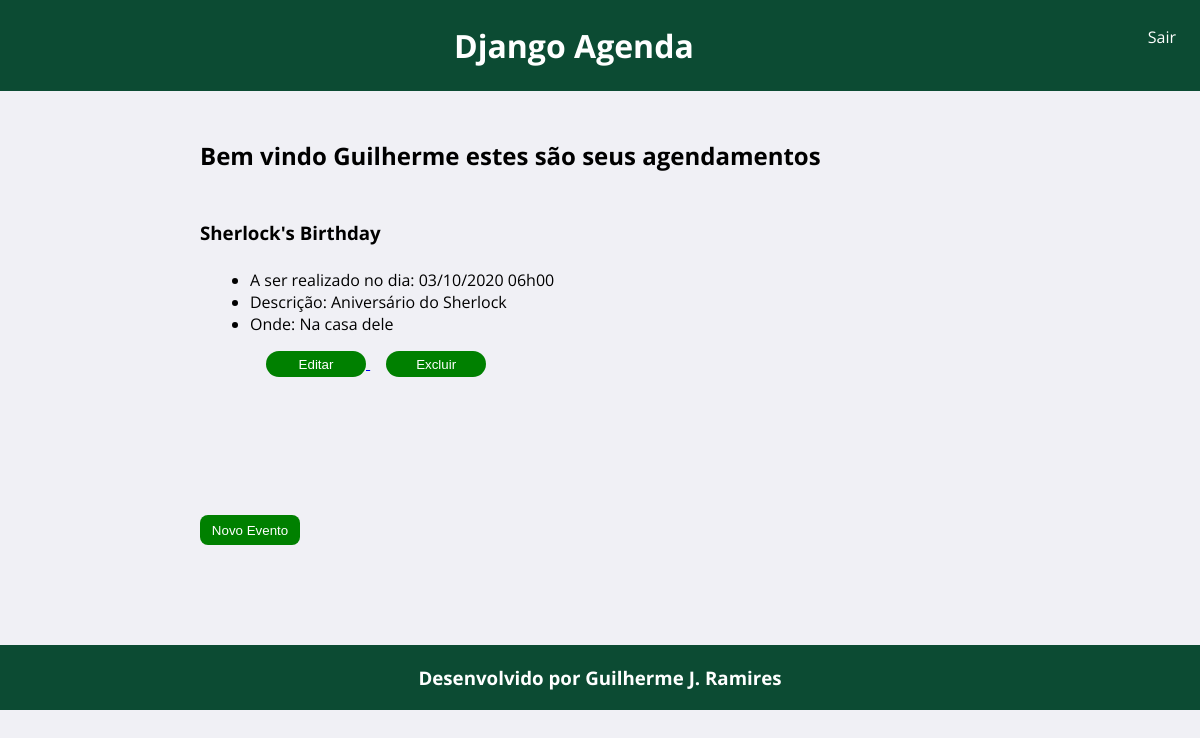
The app's page /agenda/ (signed in), older data.
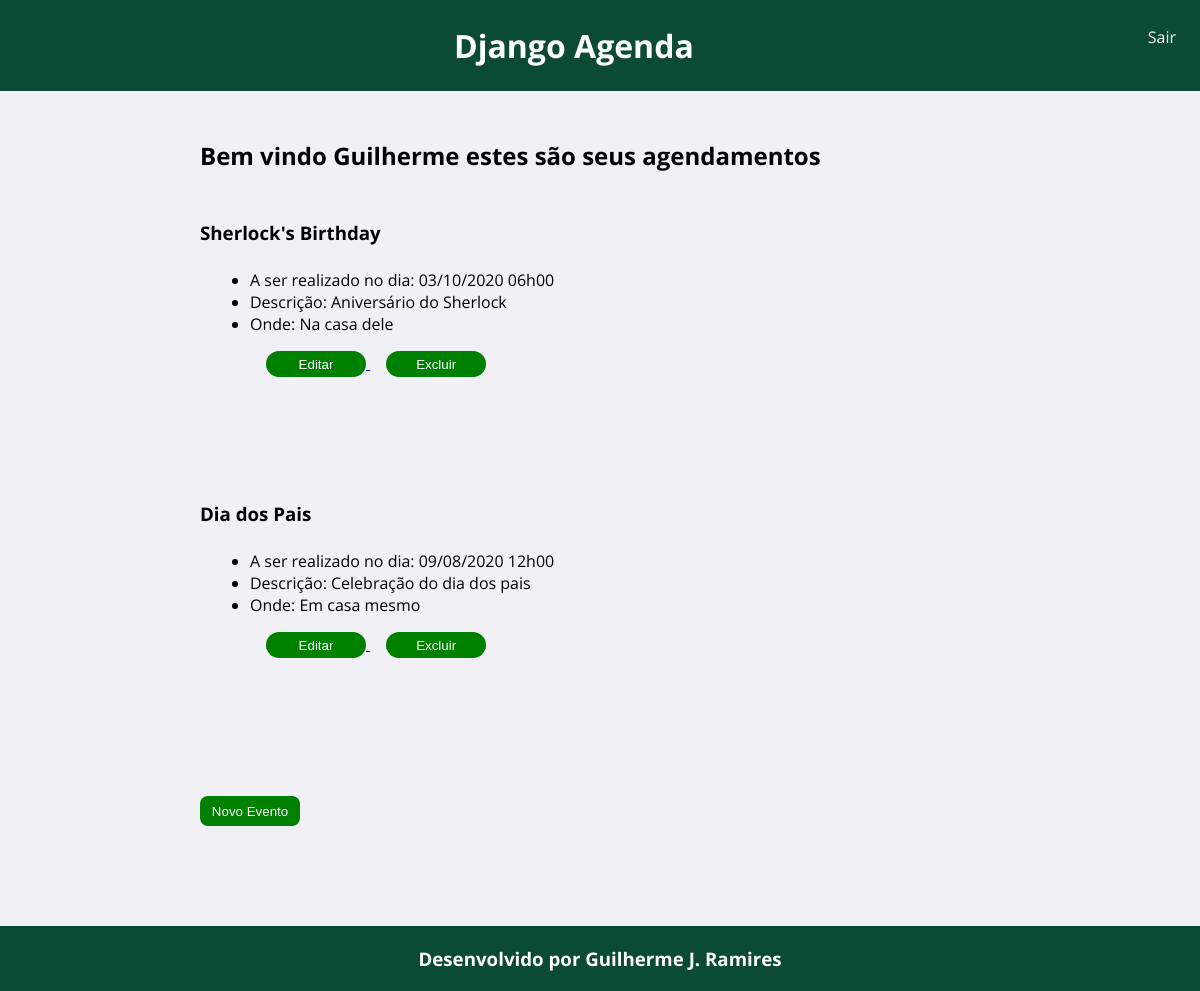
The same page, newer data.
### core/models.py (models this page shows, shortened)
class Evento(models.Model):
    titulo= models.CharField(max_length=100)
    descricao= models.TextField(blank=True, null=True)
    data_evento= models.DateTimeField()
    data_criacao= models.DateTimeField(auto_now=True)
    local= models.CharField(max_length=250, blank=True, null=True)
    usuario= models.ForeignKey(User, on_delete=models.CASCADE)
    class Meta:
        db_table= 'evento'
    def converte_data_evento(self):
        return self.data_evento.strftime('%d/%m/%Y %Hh%M')

### core/views.py (the view)
# urls.py: path('agenda/', views.agenda ),
@login_required(login_url='/login/')
def agenda(request):
    usuario= request.user
    evento= Evento.objects.filter(usuario=usuario)
    dados= {'eventos':evento}
    return render(request, 'agenda.html', dados)

### templates/agenda.html (shortened to what this page needs)
{% extends "model-page.html" %}
{% block content %}
    <div class="content">
        <h2>Bem vindo {{ user }} estes são seus agendamentos</h2>
        {% for evento in eventos %}
            <div class="eventos">
                <h3>{{ evento.titulo }}</h3>
                <ul>
                    <li>A ser realizado no dia: {{ evento.converte_data_evento}}</li>
                    <li>Descrição: {{ evento.descricao }}</li>
                    <li>Onde: {{ evento.local }}</li>
                    <a href="evento/?id={{ evento.id }}">
                        <button>Editar</button>
                    </a>
                    <a href="evento/delete/{{ evento.id }}">
                        <button>Excluir</button>
                    </a>
                </ul>
            </div>
        {% endfor %}
        <br>
        <a href="evento/">
            <button>Novo Evento</button>
        </a>
    </div>
{% endblock %}

### templates/model-page.html (shortened to what this page needs)
{% load static %}
<!DOCTYPE html>
<html lang="pt_br">
<head>
    <link rel="stylesheet" href="{% static 'styles/main.css' %}">
</head>
<body>
    {% include "model-header.html" %}
    {% block content %}{% endblock %}
    {% include "model-footer.html"%}
</body>
</html>

### templates/model-header.html
<header>
    <h1>Django Agenda</h1>
    <div class="sair">
        <a href="/logout/">Sair</a>
    </div>
</header>

### templates/model-footer.html
<footer>
    <h3>Desenvolvido por Guilherme J. Ramires</h3>
</footer>

### core/static/styles/main.css (style rules this page uses)
* { margin: 0; padding: 0; border: 0; }
body { font-family: 'Open Sans', sans-serif; background-color: #f0f0f5; }
header { display: flex; background-color: #0C4B33; color: white; text-align: center; }
header h1 { margin: 24px auto; }
header .sair { margin: 24px 0; }
header .sair a { padding-right: 24px; text-align: right; text-decoration: none; color: white; cursor: pointer; transition: color 700ms; font-size: 16px; line-height: 26px; }
.content h2 { margin: 48px 0 48px 200px; }
.content .eventos { margin-left: 200px; }
.content .eventos h3 { margin: 24px 0; }
.content .eventos ul { margin: 0 0 16px 50px; }
.content .eventos button { margin-left: 16px; margin-top: 16px; width: 100px; height: 26px; color: white; background-color: green; border-radius: 16px; transition: color 700ms; }
.content button { margin: 0 0 100px 200px; width: 100px; height: 30px; color: white; background-color: green; border-radius: 8px; transition: color 700ms; }
footer { text-align: center; background-color: #0C4B33; color: white; }
footer h3 { padding: 20px 0; }

Row changes from the older to the newer data that the page shows:
added Evento: titulo "Dia dos Pais", converte_data_evento "09/08/2020 12h00", descricao "Celebração do dia dos pais", local "Em casa mesmo"
